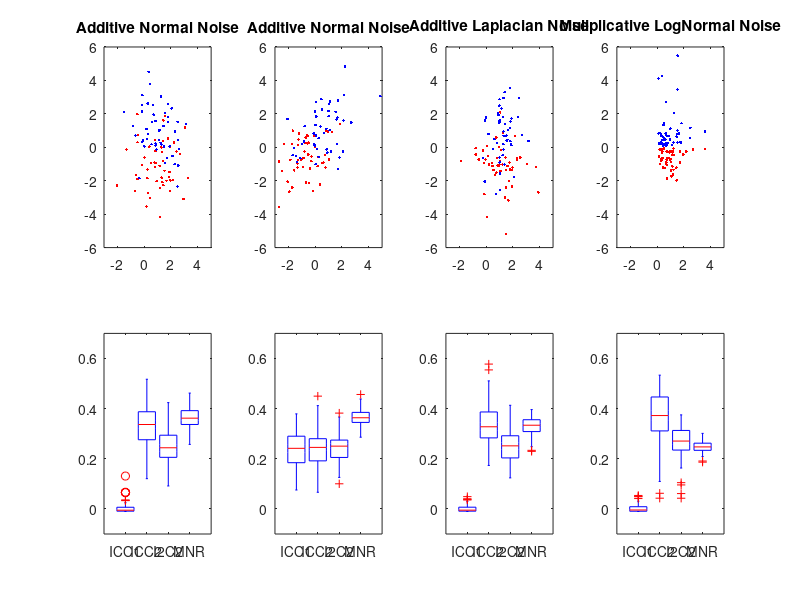

This chart was generated by the following MATLAB code:
load('simu_fig_data')
[n,~]=size(O1);
n=n/2;
%% %%%%%%%
subplot(2,4,1)
plot(O1(1:n,1),O1(1:n,2),'.','Color','r');
hold on
plot(O1((n+1):(2*n),1),O1((n+1):(2*n),2),'.','Color','b');
ylim([-6 6]);
xlim([-3 5]);
title('Additive Normal Noise');
hold off
subplot(2,4,5)
boxplot(B1,'labels',{'ICC1' 'ICC2' 'I2C2' 'MNR'});
ylim([-0.1 0.7]);
%% %%%%%%%
subplot(2,4,2)
plot(O2(1:n,1),O2(1:n,2),'.','Color','r');
hold on
plot(O2((n+1):(2*n),1),O2((n+1):(2*n),2),'.','Color','b');
ylim([-6 6]);
xlim([-3 5]);
title('Additive Normal Noise');
hold off
subplot(2,4,6)
boxplot(B2,'labels',{'ICC1' 'ICC2' 'I2C2' 'MNR'});
ylim([-0.1 0.7]);
%% %%%%%%%
subplot(2,4,3)
plot(O3(1:n,1),O3(1:n,2),'.','Color','r');
hold on
plot(O3((n+1):(2*n),1),O3((n+1):(2*n),2),'.','Color','b');
ylim([-6 6]);
xlim([-3 5]);
title('Additive Laplacian Noise');
hold off
subplot(2,4,7)
boxplot(B3,'labels',{'ICC1' 'ICC2' 'I2C2' 'MNR'});
ylim([-0.1 0.7]);

%% %%%%%%%
subplot(2,4,4)
plot(O4(1:n,1),O4(1:n,2),'.','Color','r');
hold on
plot(O4((n+1):(2*n),1),O4((n+1):(2*n),2),'.','Color','b');
ylim([-6 6]);
xlim([-3 5]);
title('Muliplicative LogNormal Noise');
hold off
subplot(2,4,8)
boxplot(B4,'labels',{'ICC1' 'ICC2' 'I2C2' 'MNR'});
ylim([-0.1 0.7]);